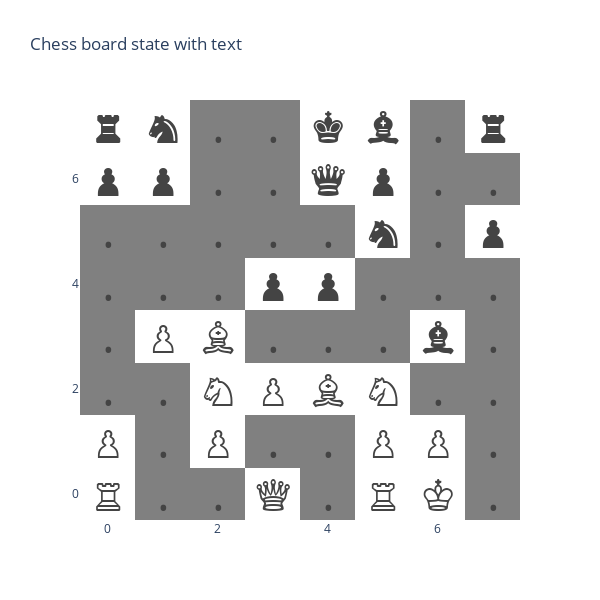

The notebook cell saved with this chart:
### Code cell
def tensor_to_text(board_state: torch.Tensor) -> np.ndarray:
    # Create a mapping from numbers to characters
    # Update this mapping according to your requirements

    # Convert the tensor to numpy array for easier processing
    board_array = board_state.numpy()

    # Create an empty array with the same shape for text
    text_array = np.empty(board_array.shape, dtype=str)

    # Fill the text array with corresponding characters
    for i in range(board_array.shape[0]):
        for j in range(board_array.shape[1]):
            text_array[i, j] = INT_TO_CHAR.get(board_array[i, j], str(board_array[i, j]))

    return text_array

def plot_board_state_with_text(board_state: torch.Tensor):
    # Convert the tensor to a text matrix
    text_matrix = tensor_to_text(board_state)

    # Define the custom colorscale
    colorscale = [
        [0, 'white'],   # Negative values
        [0.49, 'white'],
        [0.5, 'grey'],  # Zero
        [0.51, 'white'],
        [1, 'white']    # Positive values
    ]


    # Create heatmap with text and custom colorscale
    heatmap = go.Heatmap(
        z=board_state.numpy(), 
        text=text_matrix, 
        showscale=False, 
        colorscale=colorscale,
        texttemplate="%{text}",
        textfont=dict(size=48) 
    )

    return heatmap
heatmap = plot_board_state_with_text(move_of_interest_state_RR)

# Define the layout
layout = go.Layout(
    title="Chess board state with text",
    xaxis=dict(ticks='', nticks=8),
    yaxis=dict(ticks='', nticks=8),
    autosize=False,
    width=600,
    height=600
)

# Create figure and plot
fig = go.Figure(data=[heatmap], layout=layout)
fig.show()

### Figure 1 — Plotly figure (JSON) as saved in the notebook; plotly's stock layout.template omitted (floating-point values rounded to 4 significant figures)
{"data": [{"colorscale": [[0, "white"], [0.49, "white"], [0.5, "grey"], [0.51, "white"], [1, "white"]], "showscale": false, "text": [["♖", ".", ".", "♕", ".", "♖", "♔", "."], ["♙", ".", "♙", ".", ".", "♙", "♙", "."], [".", ".", "♘", "♙", "♗", "♘", ".", "."], [".", "♙", "♗", ".", ".", ".", "♝", "."], [".", ".", ".", "♟", "♟", ".", ".", "."], [".", ".", ".", ".", ".", "♞", ".", "♟"], ["♟", "♟", ".", ".", "♛", "♟", ".", "."], ["♜", "♞", ".", ".", "♚", "♝", ".", "♜"]], "textfont": {"size": 48}, "texttemplate": "%{text}", "type": "heatmap", "z": [[4, 0, 0, 5, 0, 4, 6, 0], [1, 0, 1, 0, 0, 1, 1, 0], [0, 0, 2, 1, 3, 2, 0, 0], [0, 1, 3, 0, 0, 0, -3, 0], [0, 0, 0, -1, -1, 0, 0, 0], [0, 0, 0, 0, 0, -2, 0, -1], [-1, -1, 0, 0, -5, -1, 0, 0], [-4, -2, 0, 0, -6, -3, 0, -4]]}], "layout": {"autosize": false, "height": 600, "title": {"text": "Chess board state with text"}, "width": 600, "xaxis": {"nticks": 8, "ticks": ""}, "yaxis": {"nticks": 8, "ticks": ""}}}
